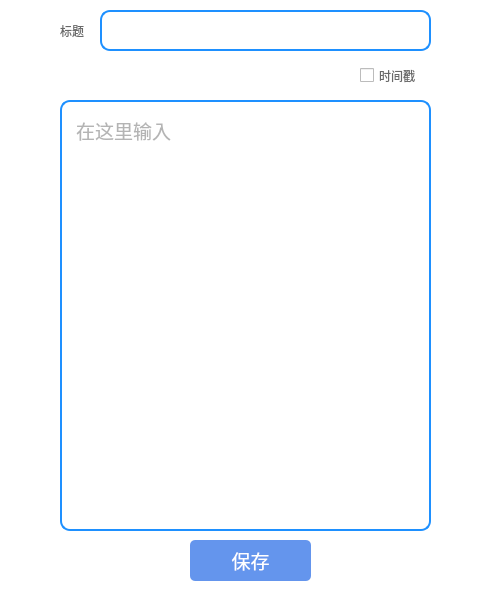
<?xml version="1.0" encoding="UTF-8"?>
<ui version="4.0">
 <class>kid</class>
 <widget class="QWidget" name="kid">
  <property name="geometry">
   <rect>
    <x>0</x>
    <y>0</y>
    <width>500</width>
    <height>600</height>
   </rect>
  </property>
  <property name="palette">
   <palette>
    <active>
     <colorrole role="Base">
      <brush brushstyle="SolidPattern">
       <color alpha="255">
        <red>252</red>
        <green>250</green>
        <blue>222</blue>
       </color>
      </brush>
     </colorrole>
     <colorrole role="Window">
      <brush brushstyle="SolidPattern">
       <color alpha="255">
        <red>255</red>
        <green>255</green>
        <blue>255</blue>
       </color>
      </brush>
     </colorrole>
    </active>
    <inactive>
     <colorrole role="Base">
      <brush brushstyle="SolidPattern">
       <color alpha="255">
        <red>252</red>
        <green>250</green>
        <blue>222</blue>
       </color>
      </brush>
     </colorrole>
     <colorrole role="Window">
      <brush brushstyle="SolidPattern">
       <color alpha="255">
        <red>255</red>
        <green>255</green>
        <blue>255</blue>
       </color>
      </brush>
     </colorrole>
    </inactive>
    <disabled>
     <colorrole role="Base">
      <brush brushstyle="SolidPattern">
       <color alpha="255">
        <red>255</red>
        <green>255</green>
        <blue>255</blue>
       </color>
      </brush>
     </colorrole>
     <colorrole role="Window">
      <brush brushstyle="SolidPattern">
       <color alpha="255">
        <red>255</red>
        <green>255</green>
        <blue>255</blue>
       </color>
      </brush>
     </colorrole>
    </disabled>
   </palette>
  </property>
  <property name="windowTitle">
   <string>Form</string>
  </property>
  <widget class="QPushButton" name="pushButton">
   <property name="geometry">
    <rect>
     <x>190</x>
     <y>540</y>
     <width>121</width>
     <height>41</height>
    </rect>
   </property>
   <property name="font">
    <font>
     <family>黑体</family>
     <pointsize>14</pointsize>
     <weight>3</weight>
     <italic>false</italic>
     <bold>false</bold>
    </font>
   </property>
   <property name="styleSheet">
    <string notr="true">QPushButton:hover{
background: rgb(65,105,225);
border: 2px solid rgb(65,105,225);
}
QPushButton:pressed{
background: rgb(0,0,139);
border: 2px solid rgb(0,0,139);
}
QPushButton {
	color: white;
	background: rgb(100,149,237);
	font: 25 14pt &quot;黑体&quot;;
	border: 2px solid 	rgb(100,149,237);
	border-radius: 5px;
}</string>
   </property>
   <property name="text">
    <string>保存</string>
   </property>
  </widget>
  <widget class="QTextEdit" name="textEdit">
   <property name="geometry">
    <rect>
     <x>60</x>
     <y>100</y>
     <width>371</width>
     <height>431</height>
    </rect>
   </property>
   <property name="palette">
    <palette>
     <active>
      <colorrole role="WindowText">
       <brush brushstyle="SolidPattern">
        <color alpha="255">
         <red>105</red>
         <green>105</green>
         <blue>105</blue>
        </color>
       </brush>
      </colorrole>
      <colorrole role="Button">
       <brush brushstyle="SolidPattern">
        <color alpha="255">
         <red>255</red>
         <green>255</green>
         <blue>255</blue>
        </color>
       </brush>
      </colorrole>
      <colorrole role="Text">
       <brush brushstyle="SolidPattern">
        <color alpha="255">
         <red>105</red>
         <green>105</green>
         <blue>105</blue>
        </color>
       </brush>
      </colorrole>
      <colorrole role="ButtonText">
       <brush brushstyle="SolidPattern">
        <color alpha="255">
         <red>105</red>
         <green>105</green>
         <blue>105</blue>
        </color>
       </brush>
      </colorrole>
      <colorrole role="Base">
       <brush brushstyle="SolidPattern">
        <color alpha="255">
         <red>255</red>
         <green>255</green>
         <blue>255</blue>
        </color>
       </brush>
      </colorrole>
      <colorrole role="Window">
       <brush brushstyle="SolidPattern">
        <color alpha="255">
         <red>255</red>
         <green>255</green>
         <blue>255</blue>
        </color>
       </brush>
      </colorrole>
     </active>
     <inactive>
      <colorrole role="WindowText">
       <brush brushstyle="SolidPattern">
        <color alpha="255">
         <red>105</red>
         <green>105</green>
         <blue>105</blue>
        </color>
       </brush>
      </colorrole>
      <colorrole role="Button">
       <brush brushstyle="SolidPattern">
        <color alpha="255">
         <red>255</red>
         <green>255</green>
         <blue>255</blue>
        </color>
       </brush>
      </colorrole>
      <colorrole role="Text">
       <brush brushstyle="SolidPattern">
        <color alpha="255">
         <red>105</red>
         <green>105</green>
         <blue>105</blue>
        </color>
       </brush>
      </colorrole>
      <colorrole role="ButtonText">
       <brush brushstyle="SolidPattern">
        <color alpha="255">
         <red>105</red>
         <green>105</green>
         <blue>105</blue>
        </color>
       </brush>
      </colorrole>
      <colorrole role="Base">
       <brush brushstyle="SolidPattern">
        <color alpha="255">
         <red>255</red>
         <green>255</green>
         <blue>255</blue>
        </color>
       </brush>
      </colorrole>
      <colorrole role="Window">
       <brush brushstyle="SolidPattern">
        <color alpha="255">
         <red>255</red>
         <green>255</green>
         <blue>255</blue>
        </color>
       </brush>
      </colorrole>
     </inactive>
     <disabled>
      <colorrole role="WindowText">
       <brush brushstyle="SolidPattern">
        <color alpha="255">
         <red>105</red>
         <green>105</green>
         <blue>105</blue>
        </color>
       </brush>
      </colorrole>
      <colorrole role="Button">
       <brush brushstyle="SolidPattern">
        <color alpha="255">
         <red>255</red>
         <green>255</green>
         <blue>255</blue>
        </color>
       </brush>
      </colorrole>
      <colorrole role="Text">
       <brush brushstyle="SolidPattern">
        <color alpha="255">
         <red>105</red>
         <green>105</green>
         <blue>105</blue>
        </color>
       </brush>
      </colorrole>
      <colorrole role="ButtonText">
       <brush brushstyle="SolidPattern">
        <color alpha="255">
         <red>105</red>
         <green>105</green>
         <blue>105</blue>
        </color>
       </brush>
      </colorrole>
      <colorrole role="Base">
       <brush brushstyle="SolidPattern">
        <color alpha="255">
         <red>255</red>
         <green>255</green>
         <blue>255</blue>
        </color>
       </brush>
      </colorrole>
      <colorrole role="Window">
       <brush brushstyle="SolidPattern">
        <color alpha="255">
         <red>255</red>
         <green>255</green>
         <blue>255</blue>
        </color>
       </brush>
      </colorrole>
     </disabled>
    </palette>
   </property>
   <property name="font">
    <font>
     <family>黑体</family>
     <pointsize>14</pointsize>
     <weight>3</weight>
     <italic>false</italic>
     <bold>false</bold>
    </font>
   </property>
   <property name="styleSheet">
    <string notr="true">QTextEdit {
	color: rgb(105,105,105);
	background: rgb(255, 255, 255);
	font: 25 14pt &quot;黑体&quot;;
	border: 2px solid rgb(30,144,255); 
	border-radius: 10px;
	padding: 10px;
}</string>
   </property>
   <property name="placeholderText">
    <string>在这里输入</string>
   </property>
  </widget>
  <widget class="QLineEdit" name="title1">
   <property name="geometry">
    <rect>
     <x>100</x>
     <y>10</y>
     <width>331</width>
     <height>41</height>
    </rect>
   </property>
   <property name="styleSheet">
    <string notr="true">QLineEdit {
	color: rgb(105,105,105);
	background: rgb(255, 255, 255);
	font: 25 12pt &quot;黑体&quot;;
	border: 2px solid rgb(30,144,255); 
	border-radius: 10px;
	padding: 10px;
}</string>
   </property>
  </widget>
  <widget class="QLabel" name="label">
   <property name="geometry">
    <rect>
     <x>60</x>
     <y>20</y>
     <width>51</width>
     <height>21</height>
    </rect>
   </property>
   <property name="styleSheet">
    <string notr="true">QLabel {
color: rgb(105,105,105);
font: 25 12pt &quot;黑体&quot;;
}</string>
   </property>
   <property name="text">
    <string>标题</string>
   </property>
  </widget>
  <widget class="QCheckBox" name="checkBox">
   <property name="geometry">
    <rect>
     <x>360</x>
     <y>60</y>
     <width>71</width>
     <height>31</height>
    </rect>
   </property>
   <property name="styleSheet">
    <string notr="true">QCheckBox{
color: rgb(105,105,105);
font: 25 16px &quot;黑体&quot;;
}</string>
   </property>
   <property name="text">
    <string>时间戳</string>
   </property>
  </widget>
 </widget>
 <resources/>
 <connections/>
</ui>
